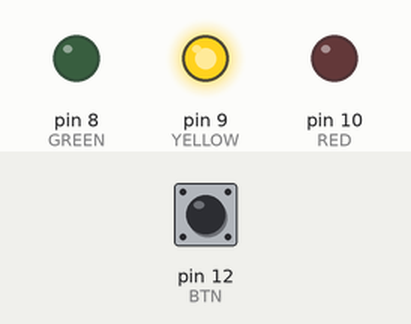
A sketch run on a simulated Arduino Uno, built with avr-gcc and run on an emulated ATmega328P. On the bench: output pins drawn as LEDs (lit = HIGH). Inputs (shaded band) come from the test bench; at power-on: pin 12 (BTN) LOW.

Above: at 1.5 s.
At 9.0 s:
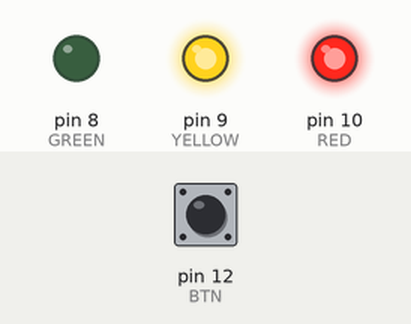
At 19.0 s:
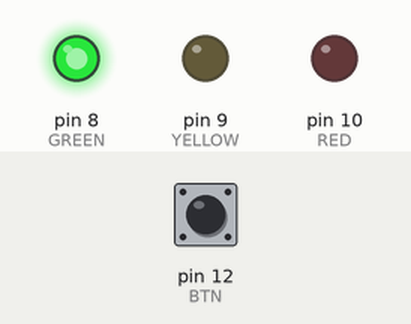
At 33.5 s:
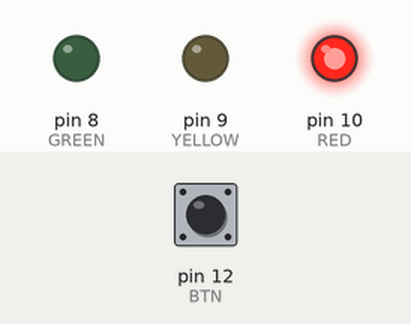
Timing chart, 0 to 36.4 s (numbered marks = the images above):
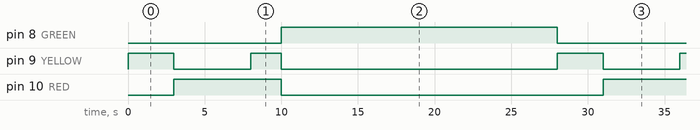

Measured:
- by itself, pin 8 (GREEN): alternates HIGH for 18.0 s and LOW for 10.0 s
- by itself, pin 9 (YELLOW): repeats every 28.0 s: LOW 5.0 s, HIGH 2.0 s, LOW 18.0 s, HIGH 3.0 s
- by itself, pin 10 (RED): alternates HIGH for 7.0 s and LOW for 21.0 s

The sketch:

trafficlight-with-lights.ino
```cpp
const int BTN = 12;
const int RED = 10;
const int YELLOW = 9;
const int GREEN = 8;

void setup() {
  pinMode(BTN, INPUT);
  pinMode(RED, OUTPUT);
  pinMode(YELLOW, OUTPUT);
  pinMode(GREEN, OUTPUT);
  digitalWrite(GREEN, HIGH);
}

void loop() {
  if (digitalRead(BTN) == HIGH){
    delay(15); //software debounce
    if(digitalRead(BTN)==HIGH){
      //if the switch is HIGH, ie pushed down = change the lights
      changeLights();
      delay(15000);
      //digitalWrite(BTN, LOW)
    }
  }
  changeLights();
  delay(15000);
}

void changeLights(){
  //green off, yellow on for 3 seconds
  digitalWrite(GREEN, LOW);
  digitalWrite(YELLOW, HIGH);
  delay(3000);

  //yellow off, then turn red on for 5 seconds
  digitalWrite(YELLOW, LOW);
  digitalWrite(RED, HIGH);
  delay(5000);

  //red and yellow on for 2 seconds (red is already on though)
  digitalWrite(YELLOW, HIGH);
  delay(2000);

  //turn off red and yellow, then turn on green
  digitalWrite(YELLOW, LOW);
  digitalWrite(RED, LOW);
  digitalWrite(GREEN, HIGH);
  delay(3000);
}
```
